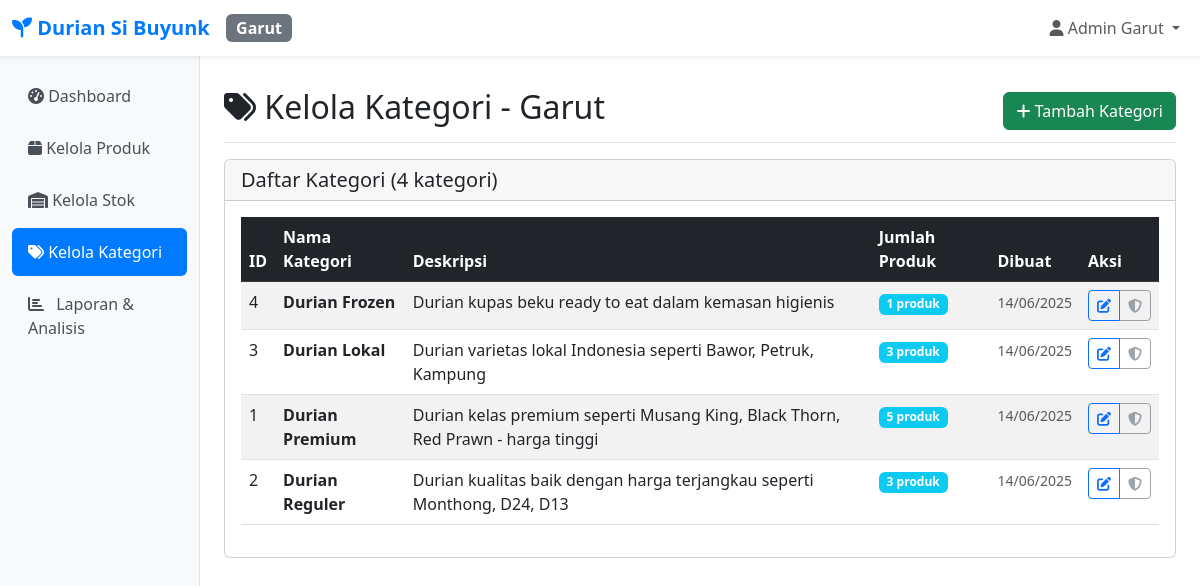
/cabang/garut/kategori/index.php (signed in), run on the app's committed database.
### tables this page shows
CREATE TABLE `users` (
  `id` int NOT NULL,
  `username` varchar(50) NOT NULL,
  `password` varchar(255) NOT NULL,
  `nama_lengkap` varchar(100) NOT NULL,
  `cabang_id` int NOT NULL,
  `role` enum('admin') DEFAULT 'admin',
  `created_at` timestamp NOT NULL DEFAULT CURRENT_TIMESTAMP,
  `updated_at` timestamp NOT NULL DEFAULT CURRENT_TIMESTAMP ON UPDATE CURRENT_TIMESTAMP
);

CREATE TABLE `cabang` (
  `id` int NOT NULL,
  `nama_cabang` varchar(50) NOT NULL,
  `kode_cabang` varchar(10) NOT NULL,
  `alamat` text,
  `telepon` varchar(20) DEFAULT NULL,
  `created_at` timestamp NOT NULL DEFAULT CURRENT_TIMESTAMP
);

CREATE TABLE `kategori` (
  `id` int NOT NULL,
  `nama_kategori` varchar(100) NOT NULL,
  `deskripsi` text,
  `created_at` timestamp NOT NULL DEFAULT CURRENT_TIMESTAMP
);

### includes/auth.php (called while the page is built, shortened)
<?php
function getCurrentUser() {
    try {
        $pdo = getConnection();
        $stmt = $pdo->prepare("SELECT u.*, c.nama_cabang, c.kode_cabang
                              FROM users u
                              JOIN cabang c ON u.cabang_id = c.id
                              WHERE u.id = ?");
        $stmt->execute([$_SESSION['user_id']]);
        return $stmt->fetch();
    } catch (Exception $e) {
        return null;
    }
}
?>

### includes/functions.php (called while the page is built, shortened)
<?php
function getCategories() {
    try {
        $pdo = getConnection();
        $stmt = $pdo->query("SELECT * FROM kategori ORDER BY nama_kategori");
        return $stmt->fetchAll();
    } catch (Exception $e) {
        return [];
    }
}
?>

### cabang/garut/kategori/index.php (the view, shortened to what this page needs)
<?php
require_once __DIR__ . '/../../../includes/auth.php';
require_once __DIR__ . '/../../../includes/functions.php';
$categories = getCategories();
include __DIR__ . '/../../../includes/header.php';
?>
<div class="d-flex justify-content-between flex-wrap flex-md-nowrap align-items-center pt-3 pb-2 mb-3 border-bottom">
    <h1 class="h2"><i class="fas fa-tags"></i> Kelola Kategori - Garut</h1>
    <div class="btn-toolbar mb-2 mb-md-0">
        <button type="button" class="btn btn-success" data-bs-toggle="modal" data-bs-target="#addCategoryModal">
            <i class="fas fa-plus"></i> Tambah Kategori
        </button>
    </div>
</div>
<div class="row">
    <div class="col-12">
        <div class="card">
            <div class="card-header">
                <h5 class="mb-0">Daftar Kategori (<?= count($categories) ?> kategori)</h5>
            </div>
            <div class="card-body">
                <?php if (empty($categories)): ?>
                    <div class="text-center py-5">
                        <i class="fas fa-tags" style="font-size: 4rem; color: #6c757d;"></i>
                        <h4 class="mt-3 text-muted">Belum ada kategori</h4>
                        <p class="text-muted">Tambahkan kategori pertama untuk mengorganisir produk</p>
                        <button type="button" class="btn btn-success" data-bs-toggle="modal" data-bs-target="#addCategoryModal">
                            <i class="fas fa-plus"></i> Tambah Kategori Pertama
                        </button>
                    </div>
                <?php else: ?>
                    <div class="table-responsive">
                        <table class="table table-striped table-hover">
                            <thead class="table-dark">
                                <tr>
                                    <th>ID</th>
                                    <th>Nama Kategori</th>
                                    <th>Deskripsi</th>
                                    <th>Jumlah Produk</th>
                                    <th>Dibuat</th>
                                    <th>Aksi</th>
                                </tr>
                            </thead>
                            <tbody>
                                <?php foreach ($categories as $category): ?>
                                    <?php
                                    $pdo = getConnection();
                                    $stmt = $pdo->prepare("SELECT COUNT(*) as count FROM produk WHERE kategori_id = ? AND status = 'aktif'");
                                    $stmt->execute([$category['id']]);
                                    $productCount = $stmt->fetch()['count'];
                                    ?>
                                    <tr>
                                        <td><?= $category['id'] ?></td>
                                        <td>
                                            <strong><?= htmlspecialchars($category['nama_kategori']) ?></strong>
                                        </td>
                                        <td>
                                            <?= $category['deskripsi'] ? htmlspecialchars($category['deskripsi']) : '<span class="text-muted">-</span>' ?>
                                        </td>
                                        <td>
                                            <span class="badge bg-info"><?= $productCount ?> produk</span>
                                        </td>
                                        <td>
                                            <small class="text-muted">
                                                <?= date('d/m/Y', strtotime($category['created_at'])) ?>
                                            </small>
                                        </td>
                                        <td>
                                            <div class="btn-group btn-group-sm">
                                                <button type="button" class="btn btn-outline-primary"
                                                        data-bs-toggle="modal"
                                                        data-bs-target="#editCategoryModal<?= $category['id'] ?>"
                                                        title="Edit">
                                                    <i class="fas fa-edit"></i>
                                                </button>
                                                <?php
                                                $defaultCategories = [1, 2, 3, 4];
                                                $isDefaultCategory = in_array($category['id'], $defaultCategories);
                                                ?>
                                                <?php if ($productCount == 0 && !$isDefaultCategory): ?>
                                                    <a href="?delete=<?= $category['id'] ?>"
                                                       class="btn btn-outline-danger"
                                                       onclick="return confirmDelete('<?= htmlspecialchars($category['nama_kategori']) ?>')"
                                                       title="Hapus">
                                                        <i class="fas fa-trash"></i>
                                                    </a>
                                                <?php elseif ($isDefaultCategory): ?>
                                                    <button type="button" class="btn btn-outline-secondary"
                                                            title="Kategori bawaan tidak dapat dihapus" disabled>
                                                        <i class="fas fa-shield-alt"></i>
                                                    </button>
                                                <?php endif; ?>
                                            </div>
                                        </td>
                                    </tr>
                                <?php endforeach; ?>
                            </tbody>
                        </table>
                    </div>
                <?php endif; ?>
            </div>
        </div>
    </div>
</div>
                </div>
            </main>
        </div>
    </div>
</body>
</html>

### includes/header.php (shortened to what this page needs)
<?php
require_once __DIR__ . '/auth.php';
$currentUser = getCurrentUser();
$branchName = $currentUser ? $currentUser['nama_cabang'] : '';
?>
<!DOCTYPE html>
<html lang="id">
<head>
    <link href="https://cdn.jsdelivr.net/npm/bootstrap@5.3.0/dist/css/bootstrap.min.css" rel="stylesheet">
    <link href="https://cdnjs.cloudflare.com/ajax/libs/font-awesome/6.4.0/css/all.min.css" rel="stylesheet">
</head>
<body>
    <nav class="navbar navbar-expand-lg navbar-light bg-white shadow-sm">
        <div class="container-fluid">
            <a class="navbar-brand" href="dashboard.php">
                <i class="fas fa-seedling"></i> <?= APP_NAME ?>
            </a>
            <span class="badge bg-secondary fs-6"><?= $branchName ?></span>
            <div class="navbar-nav ms-auto">
                <div class="nav-item dropdown">
                    <a class="nav-link dropdown-toggle" href="#" id="navbarDropdown" role="button" data-bs-toggle="dropdown">
                        <i class="fas fa-user"></i> <?= $currentUser['nama_lengkap'] ?? 'User' ?>
                    </a>
                </div>
            </div>
        </div>
    </nav>
    <div class="container-fluid">
        <div class="row">
            <nav class="col-md-3 col-lg-2 d-md-block sidebar">
                <div class="position-sticky pt-3">
                    <ul class="nav flex-column">
                        <li class="nav-item">
                            <a class="nav-link <?= basename($_SERVER['PHP_SELF']) == 'dashboard.php' ? 'active' : '' ?>" href="../dashboard.php">
                                <i class="fas fa-tachometer-alt"></i> Dashboard
                            </a>
                        </li>
                        <li class="nav-item">
                            <a class="nav-link <?= strpos($_SERVER['PHP_SELF'], '/produk/') !== false ? 'active' : '' ?>" href="../produk/">
                                <i class="fas fa-box"></i> Kelola Produk
                            </a>
                        </li>
                        <li class="nav-item">
                            <a class="nav-link <?= strpos($_SERVER['PHP_SELF'], '/manajemen-stok/') !== false ? 'active' : '' ?>" href="../manajemen-stok/">
                                <i class="fas fa-warehouse"></i> Kelola Stok
                            </a>
                        </li>
                        <li class="nav-item">
                            <a class="nav-link <?= strpos($_SERVER['PHP_SELF'], '/kategori/') !== false ? 'active' : '' ?>" href="../kategori/">
                                <i class="fas fa-tags"></i> Kelola Kategori
                            </a>
                        </li>
                        <li class="nav-item">
                            <a class="nav-link <?= strpos($_SERVER['PHP_SELF'], '/laporan/') !== false ? 'active' : '' ?>" href="../laporan/">
                                <i class="fas fa-chart-bar me-2"></i>
                                Laporan & Analisis
                            </a>
                        </li>
                    </ul>
                </div>
            </nav>
            <main class="col-md-9 ms-sm-auto col-lg-10 px-md-4">
                <div class="pt-3">

### data on the page
users: cabang.nama_cabang "Garut", nama_lengkap "Admin Garut"
kategori: id "4", nama_kategori "Durian Frozen", deskripsi "Durian kupas beku ready to eat dalam kemasan higienis", productCount "1", created_at "14/06/2025"
kategori: id "3", nama_kategori "Durian Lokal", deskripsi "Durian varietas lokal Indonesia seperti Bawor, Petruk, Kampung", productCount "3", created_at "14/06/2025"
kategori: id "1", nama_kategori "Durian Premium", deskripsi "Durian kelas premium seperti Musang King, Black Thorn, Red Prawn - harga tinggi", productCount "5", created_at "14/06/2025"
kategori: id "2", nama_kategori "Durian Reguler", deskripsi "Durian kualitas baik dengan harga terjangkau seperti Monthong, D24, D13", productCount "3", created_at "14/06/2025"

### other printed values
APP_NAME "Durian Si Buyunk"
count($categories) "4"
